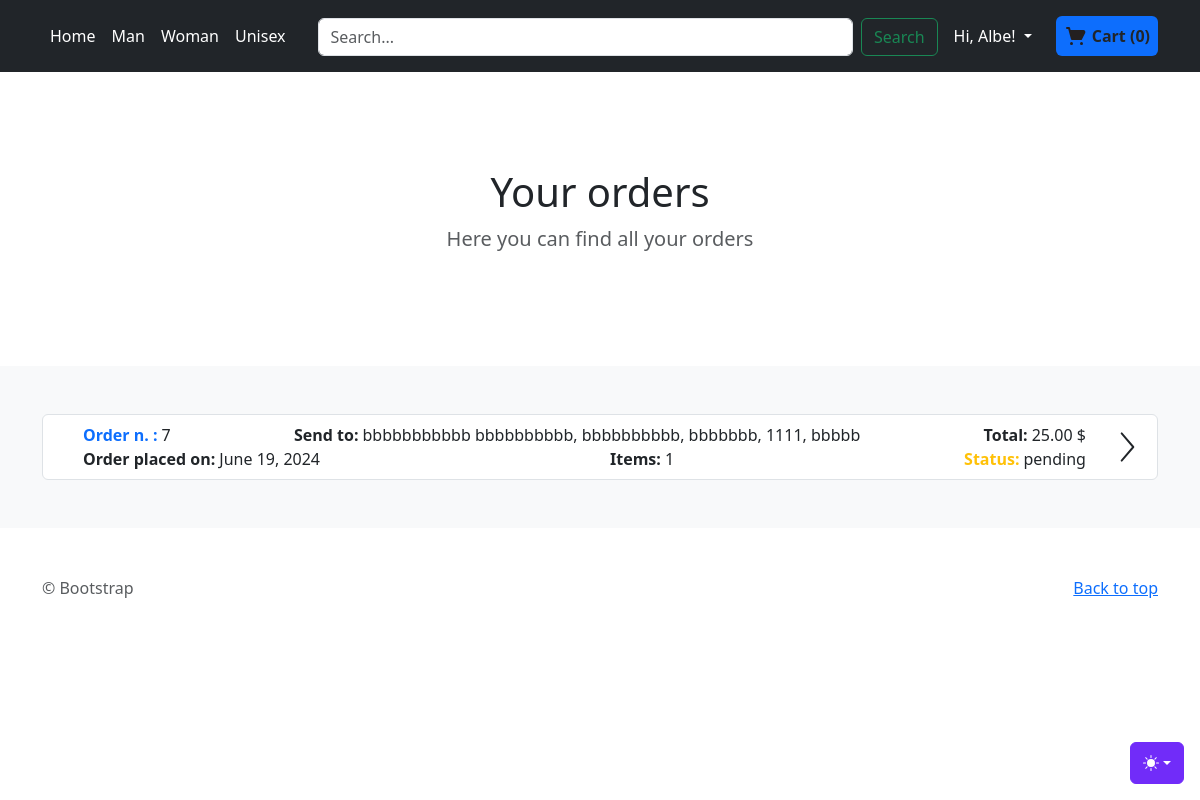
/order/orders/ (signed in), run on the app's committed database.
### accounts/models.py (models this page shows, shortened)
class CustomUser(AbstractUser):
    def __str__(self):
        return self.username

### order/models.py (models this page shows, shortened)
class Order(models.Model):
    PAYMENT_METHODS = [
        ('credit', 'Credit Card'),
        ('debit', 'Debit Card'),
        ('paypal', 'PayPal')
    ]
    user = models.ForeignKey(CustomUser, on_delete=models.SET_NULL, null=True, blank=True,editable=False)
    created_at = models.DateTimeField(auto_now_add=True)
    total_products = models.PositiveIntegerField(null=False,blank=False,editable=False)
    total_price = models.DecimalField(max_digits=10, decimal_places=2,null=False,blank=False,default=0,editable=False)
    payment_method = models.CharField(max_length=20,choices=PAYMENT_METHODS,null=False,blank=False,editable=False)
    shipping_email = models.EmailField(max_length=254,null=True,blank=True)
    shipping_nickname = models.CharField(max_length=255, blank=True, null=True)
    shipping_first_name_recipient = models.CharField(max_length=255, blank=True, null=True)
    shipping_last_name_recipient = models.CharField(max_length=255, blank=True, null=True)
    shipping_address1 = models.CharField(max_length=255, blank=False, null=True)
    shipping_address2 = models.CharField(max_length=255, blank=True, null=True)
    shipping_country = models.CharField(max_length=255, blank=False, null=True)
    shipping_state = models.CharField(max_length=255, blank=False, null=True)
    shipping_zip = models.CharField(max_length=20, blank=False, null=True)
    status = models.CharField(max_length=20, choices=OrderStatus.choices(), default=OrderStatus.PENDING.value)

### order/views.py (the view)
# urls.py: path('orders/', views.orders, name='orders'),
def orders(request):
    data_response = {
        'orders': None
    }
    if request.user.is_authenticated:
        user_id = request.user.id
        orders = Order.objects.filter(user=user_id).all().order_by('-created_at')
        data_response['orders'] = orders
    return render(request, 'order/orders.html', cart_info(request) | data_response)

### order/models.py (called while the page is built)
    def total_items(self):
        return sum(item.quantity for item in self.cartitem_set.all())

    def total_price(self):
        total = 0
        for item in self.cartitem_set.all():
            total += item.quantity * item.product.price
        return total

### order/views.py (called while the page is built, shortened)
def get_or_create_cart(request):
    if request.user.is_authenticated:
        cart, created = Cart.objects.get_or_create(user=request.user)
    return cart

def get_cart_products(cart):
    cart_items = CartItem.objects.filter(cart=cart).select_related('product')
    cart_products = [
        {
            'product_id': item.product.id,
            'name': item.product.title,
            'price': item.product.price,
            'quantity': item.quantity,
            'size': item.product.size.size_name,
            'color': item.product.color.color_name
        } for item in cart_items
    ]
    return cart_products

def cart_info(request):
    cart = get_or_create_cart(request)
    data_response = {
        'cart_products': get_cart_products(cart),
        'total_items': cart.total_items(),
        'total_price': cart.total_price()
    }
    return data_response

### templates/order/orders.html (shortened to what this page needs)
{% extends 'store/index.html' %}
{% load static %}
{% block categories %}
  <section class="py-5 text-center container">
        <div class="row py-lg-5">
      <div class="col-lg-6 col-md-8 mx-auto">
        <h1 class="fw-light">{% block section_title %}Your orders {% endblock section_title %}</h1>
        <p class="lead text-body-secondary">{% block section_par %}Here you can find all your orders{% endblock section_par %}</p>
      </div>
    </div>
  </section>
{% endblock categories %}
{% block content %}
    {% if orders %}
        <div class="list-group">
        {% for order in orders %}
          <a href="{% url 'order:order-detail' order.id %}" class="list-group-item list-group-item-action">
          <div class="d-flex justify-content-between align-items-center">
              <div class="w-100">
                  <div class="d-flex justify-content-between flex-wrap">
                              <div class="mx-4 d-flex">
                                  <span class="me-1 text-primary fw-bold">Order n. :</span>
                                  <span class="" > {{ order.id }}</span>
                              </div>
                              <div class="mx-4 d-flex align-items-center">
                                  <span class="me-1 fw-bold">Send to: </span>
                                  <span class="">{{ order.shipping_first_name_recipient }} {{ order.shipping_last_name_recipient }},
                                  {{ order.shipping_address1 }}, {% if order.shipping_address2 %}{{ order.shipping_address2 }},{% endif %}
                                  {{ order.shipping_state }}, {{ order.shipping_zip }}, {{ order.shipping_country }}</span>
                              </div>
                                <div class="mx-4 d-flex">
                                  <span class="me-1 fw-bold">Total:</span>
                                  <span class=""> {{ order.total_price }} $</span>
                              </div>
                          </div>
                  <div class="d-flex justify-content-between flex-wrap">
                              <div class="mx-4 d-flex">
                                  <span class="me-1 fw-bold">Order placed on:</span>
                                  <span class="" > {{ order.created_at.date }}</span>
                              </div>
                              <div class="mx-4 d-flex">
                                  <span class="me-1 fw-bold">Items:</span>
                                  <span class=""> {{ order.total_products }}</span>
                              </div>
                              <div class="mx-4 d-flex">
                                  <span class="me-1 text-warning fw-bold">Status:</span>
                                  <span class="" > {{ order.status }}</span>
                              </div>
                          </div>
              </div>
              <svg id="i-chevron-right" xmlns="http://www.w3.org/2000/svg" viewBox="0 0 32 32" width="32" height="32" fill="none" stroke="currentcolor" stroke-linecap="round" stroke-linejoin="round" stroke-width="2">
                <path d="M12 30 L24 16 12 2" />
              </svg>
          </div>
          </a>
        {% endfor %}
        </div>
    {% else %}
        <div class="text-center text-warning">
        There are no orders placed
        </div>
    {% endif %}
{% endblock content %}

### templates/store/index.html (shortened to what this page needs)
{% load static %}
<!doctype html>
<html lang="en" data-bs-theme="auto">
  <head><script src="{% static 'assets/js/color-modes.js' %}"></script>
    <link rel="stylesheet" href="https://cdn.jsdelivr.net/npm/@docsearch/css@3">
<link href="{%  static 'assets/dist/css/bootstrap.min.css' %}" rel="stylesheet">
<link href="{%  static 'assets/dist/css/store.css' %}" rel="stylesheet">
  </head>
  <body>
    <div class="dropdown position-fixed bottom-0 end-0 mb-3 me-3 bd-mode-toggle">
      <button class="btn btn-bd-primary py-2 dropdown-toggle d-flex align-items-center"
              id="bd-theme"
              type="button"
              aria-expanded="false"
              data-bs-toggle="dropdown"
              aria-label="Toggle theme (auto)">
        <svg class="bi my-1 theme-icon-active" width="1em" height="1em"><use href="#circle-half"></use></svg>
      </button>
    </div>
  <header class="p-3 text-bg-dark">
    <div class="container">
      <div class="d-flex flex-wrap align-items-center justify-content-between">
        <ul class="nav col-12 col-lg-auto mb-2 justify-content-center mb-md-0">
            <li><a href="{% url 'store:home' %}" class="nav-link px-2 text-white">Home</a></li>
            <li><a href="{% url 'store:gender-store' 'Male' %}" class="nav-link px-2 text-white">Man</a></li>
            <li><a href="{% url 'store:gender-store' 'Female' %}" class="nav-link px-2 text-white">Woman</a></li>
            <li><a href="{% url 'store:gender-store' 'Unisex' %}" class="nav-link px-2 text-white">Unisex</a></li>
        </ul>
        <form method="GET" action="{% url 'store:search' %}" class="m-auto col-lg-auto mb-3 mb-lg-0 me-lg-3 flex-grow-1 mx-4" role="search">
            <div class="d-flex">
                <input class="form-control me-2" type="search" placeholder="Search..." aria-label="Search" name="searched">
                <button class="btn btn-outline-success" type="submit">Search</button>
            </div>
        </form>
      <div class="m-auto d-flex justify-content-between align-items-center">
          {% if user.is_authenticated %}
            <div class="dropdown text-end me-4">
          <a href="#" class="d-block link-body-emphasis text-decoration-none dropdown-toggle text-white" data-bs-toggle="dropdown" aria-expanded="false">
              {% if user.first_name %}
                Hi, {{ user.first_name }}!
              {% else %}
                Hi, {{ user.username }}!
              {% endif %}
          </a>
        </div>
          {% endif %}
<div class="d-flex justify-content-center align-items-center rounded bg-primary p-2">
    <a href="{% url 'order:cart-overview' %}" class="d-flex justify-content-center text-decoration-none align-items-center" style="width: 100%; height: 100%;">
        <span class="ml-1 fw-bold text-dark" id="cart-total">
            Cart ({{ total_items }})
        </span>
    </a>
</div>
      </div>
      </div>
    </div>
  </header>
<main>
    {% block categories %}{% endblock categories %}
  <div class="album py-5 bg-body-tertiary">
  <div class="d-flex">
        <div class="container">
            {% block content %}{% endblock content %}
        </div>
  </div>
  </div>
</main>
<footer class="text-body-secondary py-5">
  <div class="container">
    <p class="float-end mb-1">
      <a href="#">Back to top</a>
    </p>
    <p class="mb-1"> &copy; Bootstrap</p>
  </div>
</footer>
    </body>
</html>

### templates/store/index.html (style rules this page uses)
.bi { vertical-align: -.125em; fill: currentColor; }
.btn-bd-primary { --bd-violet-bg: #712cf9; --bd-violet-rgb: 112.520718, 44.062154, 249.437846; --bs-btn-font-weight: 600; --bs-btn-color: var(--bs-white); --bs-btn-bg: var(--bd-violet-bg); --bs-btn-border-color: var(--bd-violet-bg); --bs-btn-hover-color: var(--bs-white); --bs-btn-hover-bg: #6528e0; --bs-btn-hover-border-color: #6528e0; --bs-btn-focus-shadow-rgb: var(--bd-violet-rgb); --bs-btn-active-color: var(--bs-btn-hover-color); --bs-btn-active-bg: #5a23c8; --bs-btn-active-border-color: #5a23c8; }
.bd-mode-toggle { z-index: 1500; }

### data on the page
CustomUser: first_name "Albe"
Order: id "7", shipping_first_name_recipient "bbbbbbbbbbb", shipping_last_name_recipient "bbbbbbbbbb", shipping_address1 "bbbbbbbbbb", shipping_state "bbbbbbb", shipping_zip "1111", shipping_country "bbbbb", total_price "25.00", created_at "June 19, 2024", total_products "1", status "pending"

### other printed values
{{ total_items }} "0"
